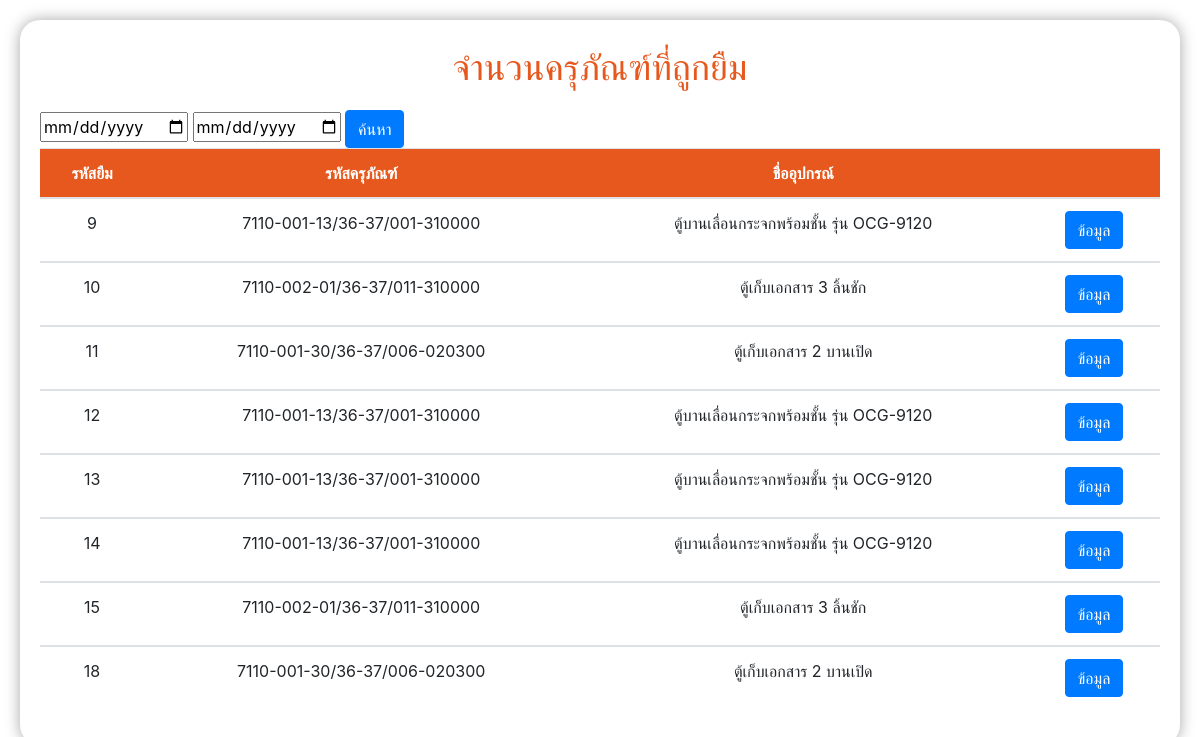
Page /public/admin/a_fuctionTotalborrow.php on the earlier database version.
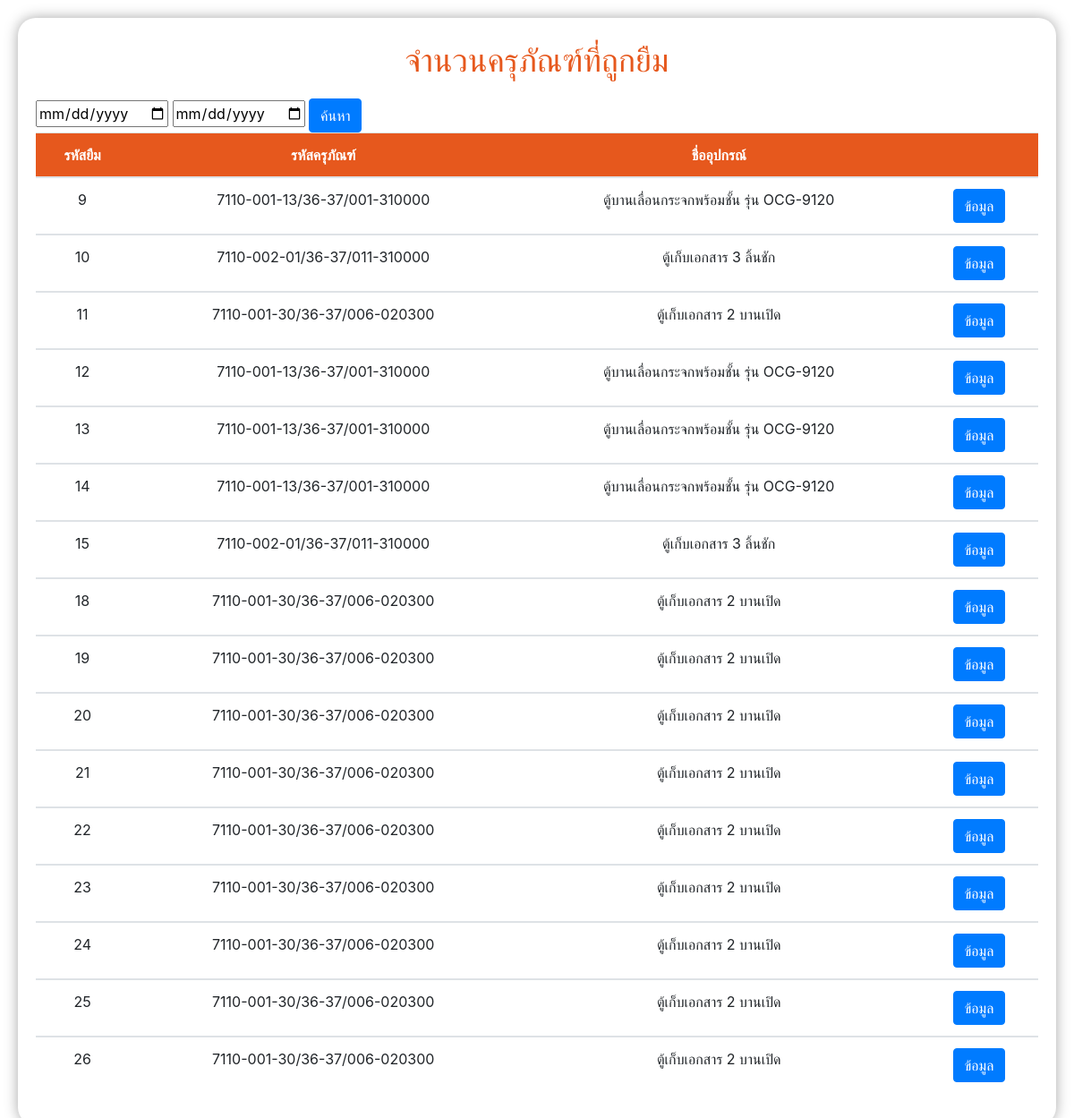
Same page on the later database version.
### tables this page shows
CREATE TABLE `borrow` (
  `br_id` int NOT NULL AUTO_INCREMENT,
  `id` int DEFAULT NULL,
  `user_id` int DEFAULT NULL,
  `activity` varchar(45) DEFAULT NULL,
  `location` varchar(45) DEFAULT NULL,
  `br_date` date DEFAULT NULL,
  `br_time` timestamp NOT NULL DEFAULT CURRENT_TIMESTAMP,
  `status` int NOT NULL,
  PRIMARY KEY (`br_id`),
  KEY `id_idx` (`id`),
  KEY `br_uid_user_fk_idx` (`user_id`),
  CONSTRAINT `br_uid_user_fk` FOREIGN KEY (`user_id`) REFERENCES `user` (`user_id`),
  CONSTRAINT `id_itemdata_fk` FOREIGN KEY (`id`) REFERENCES `itemdata` (`id`)
);

CREATE TABLE `itemdata` (
  `id` int NOT NULL AUTO_INCREMENT,
  `updateTime` timestamp NOT NULL DEFAULT CURRENT_TIMESTAMP,
  `itemCode` text NOT NULL,
  `detail` text NOT NULL,
  `checkInDate` text NOT NULL,
  `brand` text NOT NULL,
  `serialNumber` text NOT NULL,
  `price` text NOT NULL,
  `refDoc` text NOT NULL,
  `room` text NOT NULL,
  `status` text NOT NULL,
  `notation` text NOT NULL,
  `misConfirmer` int NOT NULL,
  `organization` varchar(8) NOT NULL,
  `type` varchar(32) NOT NULL,
  `active` int NOT NULL,
  PRIMARY KEY (`id`)
);

### app/models/function.php (called while the page is built, shortened)
<?php
class DB_con
{
    function __construct()
    {
        $conn = mysqli_connect(DB_SERVER, DB_USER, DB_PASS, DB_NAME);
        $this->dbcon = $conn;
    }
    function dataBorrowAll()
    {
        $result = mysqli_query($this->dbcon, "SELECT
        itemdata.id,detail,itemCode,borrow.br_id ,borrow.activity , borrow.location
        FROM `itemdata`,borrow WHERE itemdata.id = borrow.id
     ");
        return $result;
    }
}

### public/admin/a_fuctionTotalborrow.php (the view, shortened to what this page needs)
<!DOCTYPE html>
<html lang="en">
<head>
    <link rel="stylesheet" href="https://cdn.datatables.net/1.13.2/css/jquery.dataTables.min.css">
    <link rel="stylesheet" href="https://cdn.jsdelivr.net/npm/bootstrap@4.2.1/dist/css/bootstrap.min.css">
</head>
<body>
    <div class="graphBox">
        <div class="box" style=" box-shadow: rgba(0, 0.35, 0, 0.35) 0px 0px 15px  ;">
            <p style="font-size: 36px;text-align: center;color: #E6581D;">จำนวนครุภัณฑ์ที่ถูกยืม</p>
            <input type="date">
            <input type="date">
            <button class="btn btn-primary" type="submit">ค้นหา</button>
            <div>
                <div class="table-container">
                    <table class="table" id="data" style="text-align: center;">
                        <thead style="color:white; background-color:#E6581D;">
                            <tr>
                                <th>รหัสยืม</th>
                                <th>รหัสครุภัณฑ์</th>
                                <th>ชื่ออุปกรณ์</th>
                                <th></th>
                            </tr>
                        </thead>
                        <tbody>
                            <?php
                            $selectAll = new DB_con();
                            $sql = $selectAll->dataBorrowAll();
                            while ($row = mysqli_fetch_array($sql)) {
                            ?>
                                <tr>
                                    <td data-label="รหัสยืม."><?php echo $row['br_id'] ?></td>
                                    <td data-label="รหัสครุภัณฑ์."><?php echo $row['itemCode'] ?></td>
                                    <td data-label="ชื่ออุปกรณ์."><?php echo $row['detail'] ?></td>
                                    <td><button class="btn btn-primary button" data-toggle="modal" data-target="#showback"> ข้อมูล</button></td>
                                </tr>
                        </tbody>
                    <?php
                            }
                    ?>
                    </table>
                </div>
            </div>
        </div>
    </div>
</body>
</html>

Differences in the rows shown:
added borrow: br_id "19", id.itemCode "7110-001-30/36-37/006-020300", id.detail "ตู้เก็บเอกสาร 2 บานเปิด"
added borrow: br_id "20", id.itemCode "7110-001-30/36-37/006-020300", id.detail "ตู้เก็บเอกสาร 2 บานเปิด"
added borrow: br_id "21", id.itemCode "7110-001-30/36-37/006-020300", id.detail "ตู้เก็บเอกสาร 2 บานเปิด"
added borrow: br_id "22", id.itemCode "7110-001-30/36-37/006-020300", id.detail "ตู้เก็บเอกสาร 2 บานเปิด"
added borrow: br_id "23", id.itemCode "7110-001-30/36-37/006-020300", id.detail "ตู้เก็บเอกสาร 2 บานเปิด"
added borrow: br_id "24", id.itemCode "7110-001-30/36-37/006-020300", id.detail "ตู้เก็บเอกสาร 2 บานเปิด"
added borrow: br_id "25", id.itemCode "7110-001-30/36-37/006-020300", id.detail "ตู้เก็บเอกสาร 2 บานเปิด"
added borrow: br_id "26", id.itemCode "7110-001-30/36-37/006-020300", id.detail "ตู้เก็บเอกสาร 2 บานเปิด"
